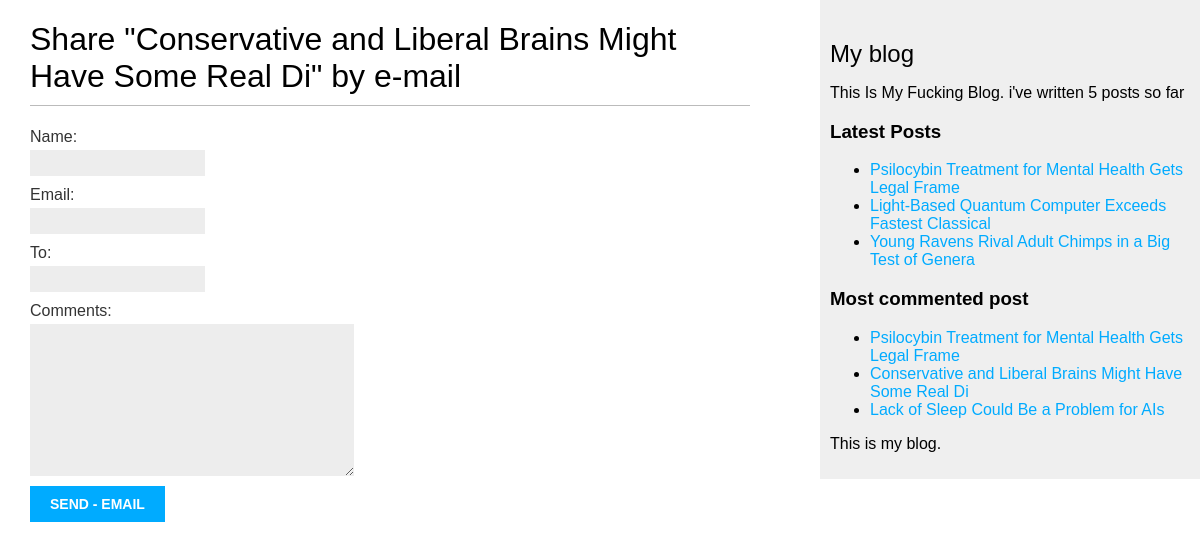
/blog/4/share/, run on the app's committed database.
### blogg/models.py (models this page shows, shortened)
class Post(models.Model):
    title = models.CharField(max_length=55)
    slug = models.SlugField(max_length=55, unique_for_date='publish')
    author = models.ForeignKey(User, related_name='blog_posts' ,on_delete=models.CASCADE)
    body = models.TextField()
    publish = models.DateTimeField(default=timezone.now)
    created = models.DateTimeField(auto_now_add=True)
    update = models.DateTimeField(auto_now=True)
    status = models.CharField(max_length=10, choices=STATUS_CHOICES, default='draft')
    class Meta:
        ordering = ('-publish', )
    def get_absolute_url(self):
        return reverse('blogg:post_detail', args=[self.publish.year, self.publish.month, self.publish.day, self.slug])
    published = PublishManager()
    tags = TaggableManager()

### blogg/views.py (the view)
# urls.py: path('<int:post_id>/share/', views.post_share, name='post_share')
def post_share(request, post_id):
    sent = False
    post = get_object_or_404(Post, id=post_id, status='draft')
    if request.method == "POST":
        form = EmailPostForm(request.POST)
        if form.is_valid():
            cd = form.cleaned_data
            post_url = request.build_absolute_uri(post.get_absolute_url())
            subject = f"{cd['name']} recommend you read" f"{post.title}"
            message = f" Read {post.title} at {post_url}\n\n"
            send_mail(subject, message, 'mohamedhawas123@gmail.com', [cd['to']])
            sent= True
    else:
        form = EmailPostForm()
    return render(request, 'blogg/post/share.html', {'post': post, 'form': form, 'sent': sent})

### blogg/form.py
class EmailPostForm(forms.Form):
    name = forms.CharField(max_length=26)
    email = forms.EmailField()
    to = forms.EmailField()
    comments = forms.CharField(required=False, widget=forms.Textarea)

### blogg/models.py (called while the page is built)
    def get_queryset(self):
        return super(PublishManager, self).get_queryset().filter(status='draft')

### blogg/templatetags/blogg_tags.py (called while the page is built)
@register.simple_tag
def total_post():
    return Post.published.count()

@register.inclusion_tag('blogg/post/lastest_post.html')
def show_latest_posts(count=5):
    lastest = Post.published.order_by('-publish')[:count]
    return {'latest': lastest}

@register.inclusion_tag('blogg/post/latest_comments.html')
def get_most_comments_post(count=5):
    comment =  Post.published.annotate(
        total_comments =Count('comments')).order_by('-total_comments')[:count]
    return {'comment': comment}

### blogg/templates/blogg/post/share.html (shortened to what this page needs)
{% extends 'blogg/base.html' %}
{% block content %}
{% if sent %}
<h1>E-email successfuly sent</h1>
<p>
    "{{post.title}}" was successfuly sent to {{form.cleaned_data.to}}.
</p>
{% else %}
<h1>Share "{{post.title}}" by e-mail </h1>
<form method="POST" action="" >
    {{form.as_p}}
    <input type="submit" value="send - email" />
</form>
{% endif %}
{% endblock %}

### blogg/templates/blogg/post/lastest_post.html
<ul>
    {% for post in latest %}
    <li>
        <a href="{{post.get_absolute_url}}">{{post.title}}</a>
    </li>
    {% endfor %}
</ul>

### blogg/templates/blogg/post/latest_comments.html
<h3>Most commented post</h3>
<ul>
    {% for post in comment %}
    <li>
        <a href="{{post.get_absolute_url}}">{{post.title}}</a>
    </li>
    {% endfor %}
</ul>

### static/css/blog.css (style rules this page uses)
body { margin:0; padding:0; font-family:helvetica, sans-serif; }
a { color:#00abff; text-decoration:none; }
h1 { font-weight:normal; border-bottom:1px solid #bbb; padding:0 0 10px 0; }
label { float:left; clear:both; color:#333; margin-bottom:4px; }
input, textarea { clear:both; float:left; margin:0 0 10px; background:#ededed; border:0; padding:6px 10px; font-size:12px; }
input[type=submit] { font-weight:bold; background:#00abff; color:#fff; padding:10px 20px; font-size:14px; text-transform:uppercase; }

### data on the page
Post: title "Conservative and Liberal Brains Might Have Some Real Di"
Post: title "Psilocybin Treatment for Mental Health Gets Legal Frame"
Post: title "Light-Based Quantum Computer Exceeds Fastest Classical"
Post: title "Young Ravens Rival Adult Chimps in a Big Test of Genera"
Post: title "Lack of Sleep Could Be a Problem for AIs"
